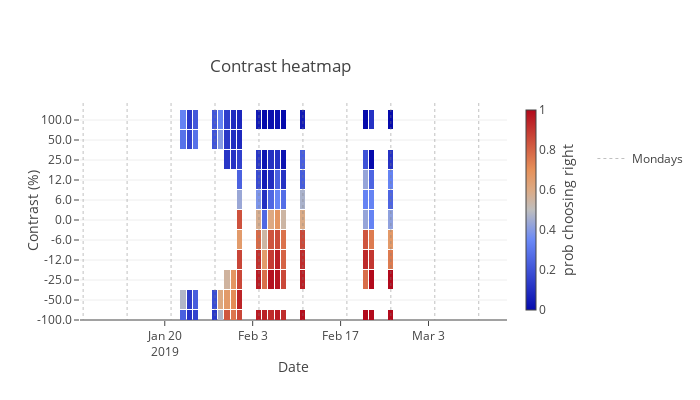

Notebook code for this chart:
### Code cell
data = [dict(
    x=[t.strftime('%Y-%m-%d') 
       for t in contrast_map.columns.tolist()],
    y=list(range(len(contrast_map.index.tolist()))),
    z=contrast_map.values.tolist(),
    zmax=1,
    zmin=0,
    xgap=1,
    ygap=1,
    type='heatmap',
    colorbar=dict(
        thickness=10,
        title='prob choosing right',
        titleside = 'right',
    )
    
)]

data = putils.create_monday_plot(data, [-100, 100], d['mondays'])

layout = go.Layout(
    xaxis=dict(
        title='Date',
        showgrid=False
    ),
    yaxis=dict(
        title='Contrast (%)',
        range=[0, len(contrast_map.index.tolist())],
        tickmode = 'array',
        tickvals = list(range(0, len(contrast_map.index.tolist()))),
        ticktext = [str(contrast) for contrast in contrasts]
    ),
    width=700,
    height=400,
    title=dict(
        text='Contrast heatmap',
        x=0.3,
        y=0.85
    ),
    legend=dict(
        x=1.2,
        y=0.8,
        orientation='v'
    ),
    template=dict(
        layout=dict(
           plot_bgcolor="white"
        )
    )
    
)

fig = go.Figure(data=data, layout=layout)
plotly.offline.iplot(fig)

### Figure 1 — Plotly figure (JSON) as saved in the notebook; plotly's stock layout.template omitted (floating-point values rounded to 4 significant figures; data arrays with more than 128 entries replaced by an {"elided": "..."} marker saying what was removed)
{"data": [{"colorbar": {"thickness": 10, "title": {"side": "right", "text": "prob choosing right"}}, "type": "heatmap", "x": ["2019-01-07", "2019-01-08", "2019-01-09", "2019-01-10", "2019-01-11", "2019-01-12", "2019-01-13", "2019-01-14", "2019-01-15", "2019-01-16", "2019-01-17", "2019-01-18", "2019-01-19", "2019-01-20", "2019-01-21", "2019-01-22", "2019-01-23", "2019-01-24", "2019-01-25", "2019-01-26", "2019-01-27", "2019-01-28", "2019-01-29", "2019-01-30", "2019-01-31", "2019-02-01", "2019-02-02", "2019-02-03", "2019-02-04", "2019-02-05", "2019-02-06", "2019-02-07", "2019-02-08", "2019-02-09", "2019-02-10", "2019-02-11", "2019-02-12", "2019-02-13", "2019-02-14", "2019-02-15", "2019-02-16", "2019-02-17", "2019-02-18", "2019-02-19", "2019-02-20", "2019-02-21", "2019-02-22", "2019-02-23", "2019-02-24", "2019-02-25", "2019-02-26", "2019-02-27", "2019-02-28", "2019-03-01", "2019-03-02", "2019-03-03", "2019-03-04", "2019-03-05", "2019-03-06", "2019-03-07", "2019-03-08", "2019-03-09", "2019-03-10", "2019-03-11", "2019-03-12", "2019-03-13", "2019-03-14", "2019-03-15"], "xgap": 1, "y": [0, 1, 2, 3, 4, 5, 6, 7, 8, 9, 10], "ygap": 1, "z": {"elided": "11x68 float values"}, "zmax": 1, "zmin": 0}, {"hoverinfo": "skip", "legendgroup": "monday", "line": {"color": "gray", "dash": "dot", "width": 0.5}, "mode": "lines", "name": "Mondays", "showlegend": true, "type": "scatter", "x": ["2019-01-07", "2019-01-07"], "xaxis": "x", "y": [-100, 100], "yaxis": "y"}, {"hoverinfo": "skip", "legendgroup": "monday", "line": {"color": "gray", "dash": "dot", "width": 0.5}, "mode": "lines", "name": "Mondays", "showlegend": false, "type": "scatter", "x": ["2019-01-14", "2019-01-14"], "xaxis": "x", "y": [-100, 100], "yaxis": "y"}, {"hoverinfo": "skip", "legendgroup": "monday", "line": {"color": "gray", "dash": "dot", "width": 0.5}, "mode": "lines", "name": "Mondays", "showlegend": false, "type": "scatter", "x": ["2019-01-21", "2019-01-21"], "xaxis": "x", "y": [-100, 100], "yaxis": "y"}, {"hoverinfo": "skip", "legendgroup": "monday", "line": {"color": "gray", "dash": "dot", "width": 0.5}, "mode": "lines", "name": "Mondays", "showlegend": false, "type": "scatter", "x": ["2019-01-28", "2019-01-28"], "xaxis": "x", "y": [-100, 100], "yaxis": "y"}, {"hoverinfo": "skip", "legendgroup": "monday", "line": {"color": "gray", "dash": "dot", "width": 0.5}, "mode": "lines", "name": "Mondays", "showlegend": false, "type": "scatter", "x": ["2019-02-04", "2019-02-04"], "xaxis": "x", "y": [-100, 100], "yaxis": "y"}, {"hoverinfo": "skip", "legendgroup": "monday", "line": {"color": "gray", "dash": "dot", "width": 0.5}, "mode": "lines", "name": "Mondays", "showlegend": false, "type": "scatter", "x": ["2019-02-11", "2019-02-11"], "xaxis": "x", "y": [-100, 100], "yaxis": "y"}, {"hoverinfo": "skip", "legendgroup": "monday", "line": {"color": "gray", "dash": "dot", "width": 0.5}, "mode": "lines", "name": "Mondays", "showlegend": false, "type": "scatter", "x": ["2019-02-18", "2019-02-18"], "xaxis": "x", "y": [-100, 100], "yaxis": "y"}, {"hoverinfo": "skip", "legendgroup": "monday", "line": {"color": "gray", "dash": "dot", "width": 0.5}, "mode": "lines", "name": "Mondays", "showlegend": false, "type": "scatter", "x": ["2019-02-25", "2019-02-25"], "xaxis": "x", "y": [-100, 100], "yaxis": "y"}, {"hoverinfo": "skip", "legendgroup": "monday", "line": {"color": "gray", "dash": "dot", "width": 0.5}, "mode": "lines", "name": "Mondays", "showlegend": false, "type": "scatter", "x": ["2019-03-04", "2019-03-04"], "xaxis": "x", "y": [-100, 100], "yaxis": "y"}, {"hoverinfo": "skip", "legendgroup": "monday", "line": {"color": "gray", "dash": "dot", "width": 0.5}, "mode": "lines", "name": "Mondays", "showlegend": false, "type": "scatter", "x": ["2019-03-11", "2019-03-11"], "xaxis": "x", "y": [-100, 100], "yaxis": "y"}], "layout": {"height": 400, "legend": {"orientation": "v", "x": 1.2, "y": 0.8}, "title": {"text": "Contrast heatmap", "x": 0.3, "y": 0.85}, "width": 700, "xaxis": {"showgrid": false, "title": {"text": "Date"}}, "yaxis": {"range": [0, 11], "tickmode": "array", "ticktext": ["-100.0", "-50.0", "-25.0", "-12.0", "-6.0", "0.0", "6.0", "12.0", "25.0", "50.0", "100.0"], "tickvals": [0, 1, 2, 3, 4, 5, 6, 7, 8, 9, 10], "title": {"text": "Contrast (%)"}}}}
